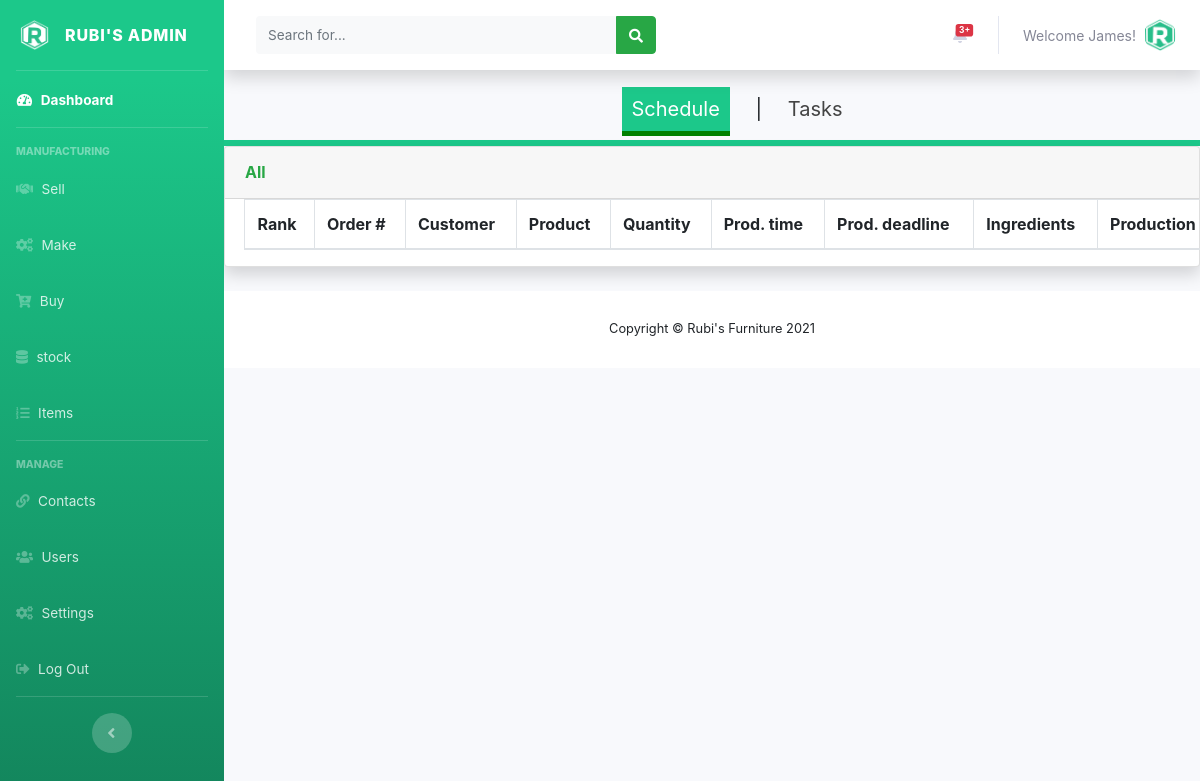
Before: /admin/makeorders.php (signed in) with the older database file.
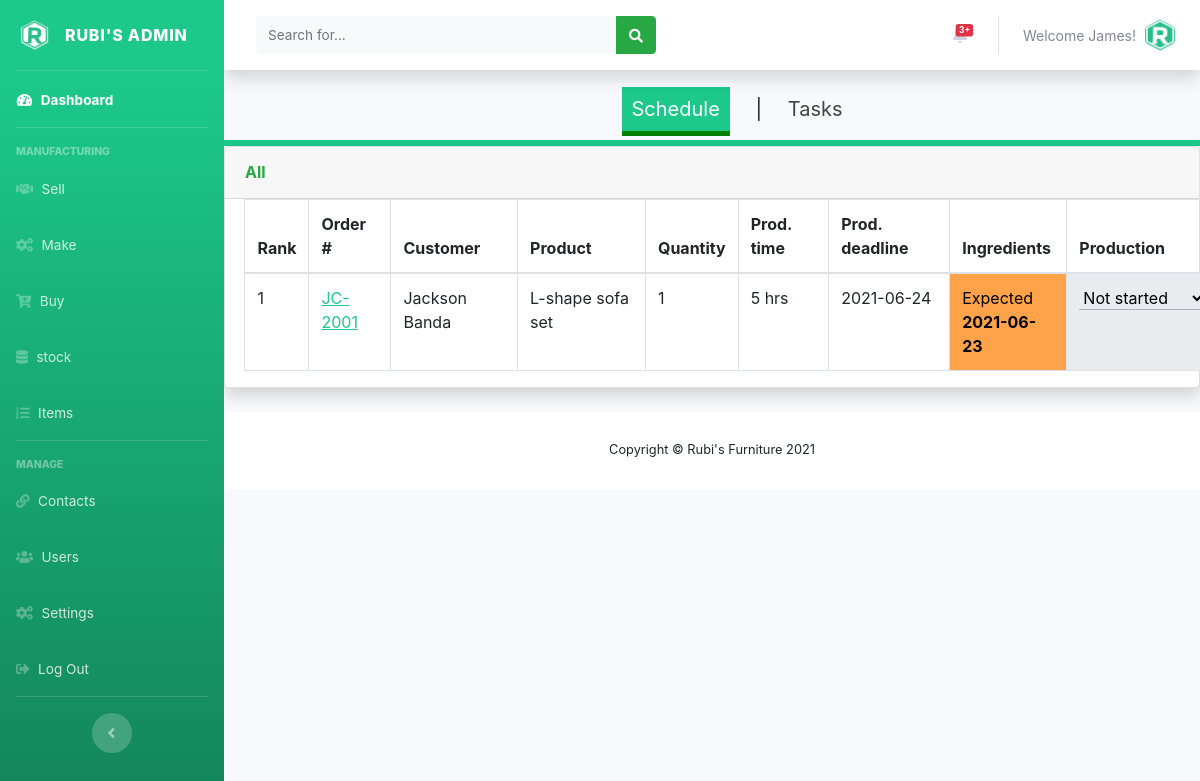
After: the same page with the newer database file.
### tables this page shows
CREATE TABLE IF NOT EXISTS `users` (
  `user_id` int(11) NOT NULL AUTO_INCREMENT,
  `full_name` varchar(150) NOT NULL,
  `user_name` varchar(120) NOT NULL,
  `user_password` varchar(250) NOT NULL,
  `email` varchar(120) NOT NULL,
  `role` int(10) NOT NULL,
  `date_created` timestamp NOT NULL DEFAULT CURRENT_TIMESTAMP,
  PRIMARY KEY (`user_id`),
  KEY `role` (`role`)
);

CREATE TABLE IF NOT EXISTS `tbl_sales_orders` (
  `id` int(11) NOT NULL AUTO_INCREMENT,
  `order_number` varchar(150) NOT NULL,
  `item` int(11) NOT NULL,
  `order_quantity` int(10) NOT NULL,
  `customer_name` varchar(150) NOT NULL,
  `total_amount` int(11) NOT NULL,
  `delivery_deadline` varchar(150) NOT NULL,
  `order_status` int(11) NOT NULL DEFAULT '0',
  `make_status` int(10) NOT NULL DEFAULT '0',
  PRIMARY KEY (`id`)
);

CREATE TABLE IF NOT EXISTS `tbl_items` (
  `id` int(11) NOT NULL AUTO_INCREMENT,
  `item_name` varchar(150) NOT NULL,
  `variant_code` varchar(150) NOT NULL,
  `category` int(11) NOT NULL DEFAULT '0',
  `item_materials` varchar(150) NOT NULL,
  `item_operations` varchar(150) NOT NULL,
  `item_resources` varchar(150) NOT NULL,
  `default_sales_price` int(11) NOT NULL,
  `date_created` timestamp NOT NULL DEFAULT CURRENT_TIMESTAMP,
  PRIMARY KEY (`id`)
);

### admin/makeorders.php (the view, shortened to what the changed rows need)
<?php
include('../includes/config.php');
if (empty($_SESSION['user_id'])){
  header('Location: ../index.php');
}
else{
  include('includes/header.php');
  include('includes/topbar.php');
  ?>
  <div class="card shadow mb-4">
    <div class="table-responsive">
      <?php
      $sql = "SELECT tbl_sales_orders.*, tbl_items.item_name, tbl_items.item_materials, tbl_items.item_operations, tbl_stock.in_stock, tbl_stock.expected_date FROM tbl_sales_orders INNER JOIN tbl_stock ON tbl_sales_orders.item = tbl_stock.item_name INNER JOIN tbl_items ON tbl_sales_orders.item = tbl_items.id WHERE tbl_sales_orders.order_status = 1 AND tbl_sales_orders.make_status = 1";
      $querry=$dbconn->prepare($sql);
      $querry->execute();
      $rows = $querry->fetchAll(PDO::FETCH_OBJ);
      $count = $querry->rowCount();
      $cnt = 1;?>
      <table class="table table-bordered" id="dataTable" width="120%" cellspacing="0">
        <thead>
          <tr>
            <th>Rank</th>
            <th>Order #</th>
            <th>Customer</th>
            <th>Product</th>
            <th>Quantity</th>
            <th>Prod. time</th>
            <th>Prod. deadline</th>
            <th>Ingredients</th>
            <th>Production</th>
          </tr>
        </thead>
        <tbody>
          <?php if($count > 0)
          {
            foreach($rows as $row) {
              $d_deadline = $row->delivery_deadline;
              $item_material = $row->item_materials;
              ?>
              <tr>
                <td><?php echo($cnt);?></td>
                <td><a href="#" class="prod" style="color: #1cc88a;"><?php echo htmlentities($row->order_number);?></a></td>
                <td><?php echo htmlentities($row->customer_name);?></td>
                <td><?php echo htmlentities($row->item_name);?></td>
                <td><?php echo htmlentities($row->order_quantity);?></td>
                <?php
                $required_operations = unserialize($row->item_operations);
                $production_period = 0;
                foreach ($required_operations as $operations) {
                  $sql = "SELECT time_taken FROM tbl_operations WHERE id = $operations";
                  $querry=$dbconn->prepare($sql);
                  $querry->execute();
                  $rows = $querry->fetchAll(PDO::FETCH_OBJ);
                  $count = $querry->rowCount();
                  if($count > 0)
                  {
                    foreach($rows as $row) {
                      $production_period += $row->time_taken;
                    }
                  }
                }?>
                <td><?php echo htmlentities($production_period." hrs");?></td>
                <td><?php echo htmlentities($d_deadline);?></td>
                <?php
                $stock_materials = unserialize($item_material);
                $any_stock_out = 'False';
                $m_expected_date = Array();
                foreach ($stock_materials as $materials) {
                  $sql = "SELECT * FROM tbl_stock_material WHERE id = $materials";
                  $querry=$dbconn->prepare($sql);
                  $querry->execute();
                  $rows = $querry->fetchAll(PDO::FETCH_OBJ);
                  $count = $querry->rowCount();
                  if($count > 0)
                  {
                    foreach($rows as $row) {
                      if($row->in_stock == 0){
                        $any_stock_out = 'True';
                      }
                      $m_expected_date[] = $row->m_expected_date;
                    }
                  }
                }
                if($any_stock_out == 'False'){?>
                  <td style="background-color: #34b08b; color: #fff"> in stock </td>
                <?php  }
                else if($any_stock_out == 'True' AND !empty($m_expected_date)){?>
                  <td style="background-color: #fea349; color: #000">
                    Expected<br>
                    <strong> <?php echo(max($m_expected_date));?> </strong></td>
                  <?php  }
                  else{?>
                    <td style="background-color: #e9004e; color: #fff;">not available</td>
                  <?php  } ?>
                  <td class="delivery-background"><select class="form-select delivery-background" name="delivery_status">
                    <option value="">Not started</option>
                  </select></td>
                </tr>
                <?php $cnt++;}}?>
              </tbody>
            </table>
          </div>
        </div>
        <?php
        include('includes/footer.php');
      }?>

### admin/includes/topbar.php (shortened to what the changed rows need)
<div id="content-wrapper" class="d-flex flex-column">
  <div id="content">
    <nav class="navbar navbar-expand navbar-light bg-white topbar mb-4 static-top shadow">
    <ul class="navbar-nav ml-auto">
<li class="nav-item dropdown no-arrow">
  <a class="nav-link dropdown-toggle" href="#" id="userDropdown" role="button"
  data-toggle="dropdown" aria-haspopup="true" aria-expanded="false">
  <?php
  $staff_id = $_SESSION['user_id'];
  $sql = "SELECT user_name FROM users WHERE user_id = :staff_id";
  $querry=$dbconn->prepare($sql);
  $querry->bindParam(':staff_id', $staff_id, PDO::PARAM_INT);
  $querry->execute();
  $rows = $querry->fetchAll(PDO::FETCH_ASSOC);
  $count = $querry->rowCount();
  if($count > 0)
  {
    foreach($rows as $row) {?>
      <span class="mr-2 d-none d-lg-inline text-gray-600 small"><?php echo htmlentities('Welcome'."  ".$row['user_name'].'!') ?></span>
    <?php }
  }?>
  <img class="img-profile rounded-circle"
  src="../assets/img/logo/rubi_icon.png">
</a>
</li>
</ul>
</nav>

Changed rows visible on the page:
added tbl_sales_orders: order_number "JC-2001", customer_name "Jackson Banda", tbl_items.item_name "L-shape sofa set", order_quantity "1", production_period "5 hrs", delivery_deadline "2021-06-24", max($m_expected_date) "2021-06-23"
